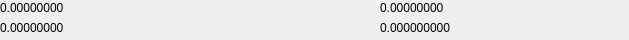
      <widget class="QWidget" name="widget" native="true">
       <property name="sizePolicy">
        <sizepolicy hsizetype="Preferred" vsizetype="Expanding">
         <horstretch>0</horstretch>
         <verstretch>0</verstretch>
        </sizepolicy>
       </property>
       <property name="maximumSize">
        <size>
         <width>16777215</width>
         <height>40</height>
        </size>
       </property>
       <widget class="QLabel" name="Bid">
        <property name="geometry">
         <rect>
          <x>0</x>
          <y>0</y>
          <width>240</width>
          <height>16</height>
         </rect>
        </property>
        <property name="minimumSize">
         <size>
          <width>140</width>
          <height>0</height>
         </size>
        </property>
        <property name="text">
         <string>0.00000000</string>
        </property>
       </widget>
       <widget class="QLabel" name="Ask">
        <property name="geometry">
         <rect>
          <x>0</x>
          <y>20</y>
          <width>240</width>
          <height>16</height>
         </rect>
        </property>
        <property name="minimumSize">
         <size>
          <width>160</width>
          <height>0</height>
         </size>
        </property>
        <property name="text">
         <string>0.00000000</string>
        </property>
       </widget>
       <widget class="QLabel" name="volumet">
        <property name="geometry">
         <rect>
          <x>380</x>
          <y>20</y>
          <width>240</width>
          <height>16</height>
         </rect>
        </property>
        <property name="minimumSize">
         <size>
          <width>201</width>
          <height>0</height>
         </size>
        </property>
        <property name="text">
         <string>0.000000000</string>
        </property>
       </widget>
       <widget class="QLabel" name="volumebtc">
        <property name="geometry">
         <rect>
          <x>380</x>
          <y>0</y>
          <width>240</width>
          <height>16</height>
         </rect>
        </property>
        <property name="minimumSize">
         <size>
          <width>160</width>
          <height>0</height>
         </size>
        </property>
        <property name="text">
         <string>0.00000000</string>
        </property>
       </widget>
      </widget>
